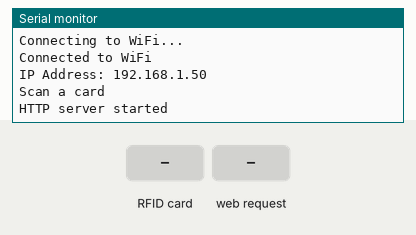
Simulated run of this sketch. Board: ESP32. On the bench: the last lines printed to the serial monitor. Inputs (shaded band) come from the test bench. WiFi joins after 1.5 s; servers stay silent unless stated.

Above: at 3.2 s.
3.3 s: RFID card DE AD BE 01 held to the reader
At 4.1 s:
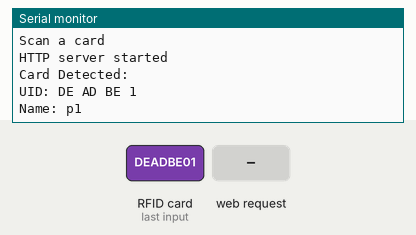
4.8 s: HTTP request GET / received
At 6.0 s:
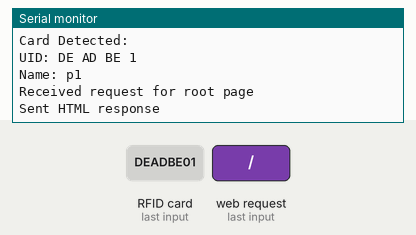
6.3 s: RFID card 5E 7A 19 C4 held to the reader
At 7.5 s:
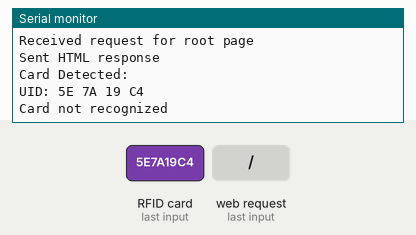
7.8 s: HTTP request GET /data received
At 8.6 s:
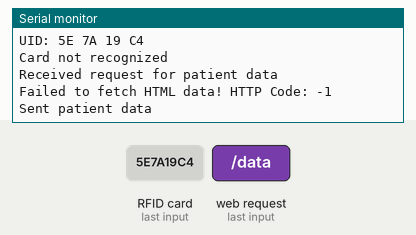

The sketch:

rfid_receiver_dashboard.ino
```cpp
#include <SPI.h>
#include <MFRC522.h>
#include <WiFi.h>
#include <HTTPClient.h>
#include <WebServer.h>
#include <ArduinoJson.h>

// Wi-Fi credentials
const char *ssid = "YOUR_WIFI_SSID";
const char *password = "YOUR_WIFI_PASSWORD";

// Server IP addresses
const char *serverIP1 = "192.168.0.10";  // IP for the first card
const char *serverIP2 = "192.168.0.20";  // IP for the second card

// Static IP configuration
IPAddress staticIP(192, 168, 0, 30);  // Static IP address for the ESP32
IPAddress gateway(192, 168, 0, 100);  // Gateway IP address (usually the router's IP)
IPAddress subnet(255, 255, 255, 0);   // Subnet mask
IPAddress dns(8, 8, 8, 8);            // DNS server (Google's public DNS)

// RFID pins
#define RST_PIN    22    // Reset pin connected to GPIO22
#define SS_PIN     21    // Slave Select (SDA) pin connected to GPIO21

// Create an instance of the MFRC522 class
MFRC522 mfrc522(SS_PIN, RST_PIN);

// Define the known card UID values
byte uid1[] = {0xDE, 0xAD, 0xBE, 0x01};  // Replace with Patient 1 RFID UID
byte uid2[] = {0xDE, 0xAD, 0xBE, 0x02};  // Replace with Patient 2 RFID UID

// Create a web server object on port 80
WebServer server(80);

// Global variable to store the last scanned card UID
byte lastCardUID[4] = {0};
byte lastCardUIDSize = 0;

// Function prototypes
bool compareUID(byte *uid1, byte *uid2, byte length);
void setLastCardUID(byte *uid, byte size);
const char* getServerIPForLastCard();
String fetchData(const char *serverIP);
String extractValueFromHTML(String html, String key);

void setup() {
  // Start the Serial Monitor
  Serial.begin(115200);

  // Configure static IP address
  if (!WiFi.config(staticIP, gateway, subnet, dns)) {
    Serial.println("Failed to configure static IP!");
  }

  // Connect to Wi-Fi
  WiFi.begin(ssid, password);
  while (WiFi.status() != WL_CONNECTED) {
    delay(1000);
    Serial.println("Connecting to WiFi...");
  }

  Serial.println("Connected to WiFi");
  Serial.print("IP Address: ");
  Serial.println(WiFi.localIP());

  // Initialize SPI and MFRC522
  SPI.begin();
  mfrc522.PCD_Init();
  Serial.println("Scan a card");

  // Define the route for the root web page
  server.on("/", HTTP_GET, []() {
    Serial.println("Received request for root page");

    // Serve the HTML page
    String htmlResponse = R"=====(
<!DOCTYPE html>
<html lang="en">
<head>
  <meta charset="UTF-8">
  <meta name="viewport" content="width=device-width, initial-scale=1.0">
  <title>Patient Data</title>
  <link href="https://cdn.jsdelivr.net/npm/bootstrap@5.3.0/dist/css/bootstrap.min.css" rel="stylesheet">
  <style>
    body {
      background-color: #f8f9fa;
      font-family: 'Arial', sans-serif;
    }
    .card {
      margin: 20px auto;
      max-width: 600px;
      box-shadow: 0 4px 8px rgba(0, 0, 0, 0.1);
    }
    .card-header {
      background-color: #007bff;
      color: white;
      font-size: 1.5rem;
    }
    .card-body {
      padding: 20px;
    }
    .data-item {
      margin-bottom: 10px;
      font-size: 1.1rem;
    }
  </style>
</head>
<body>
  <div class="card">
    <div class="card-header text-center">
      Patient Data
    </div>
    <div class="card-body" id="patient-data">
      <p class='text-center'>No card recognized. Please scan a valid card.</p>
    </div>
  </div>
  <script>
    function fetchData() {
      fetch('/data')
        .then(response => response.text())
        .then(data => {
          document.getElementById('patient-data').innerHTML = data;
        })
        .catch(error => console.error('Error fetching data:', error));
    }

    // Fetch data every 1 second
    setInterval(fetchData, 1000);
  </script>
</body>
</html>
)=====";

    // Send the HTML response to the client
    server.send(200, "text/html", htmlResponse);
    Serial.println("Sent HTML response");
  });

  // Define the route for fetching patient data
  server.on("/data", HTTP_GET, []() {
    Serial.println("Received request for patient data");

    // Fetch data based on the last scanned card
    const char *serverIP = getServerIPForLastCard();
    String data = fetchData(serverIP);

    // Send the data as the response
    server.send(200, "text/html", data);
    Serial.println("Sent patient data");
  });

  // Start the server
  server.begin();
  Serial.println("HTTP server started");
}

void loop() {
  // Handle client requests for the web server
  server.handleClient();

  // Check for RFID card
  if (mfrc522.PICC_IsNewCardPresent()) {
    if (mfrc522.PICC_ReadCardSerial()) {
      Serial.println("Card Detected:");
      Serial.print("UID: ");

      // Print the UID of the detected card
      for (byte i = 0; i < mfrc522.uid.size; i++) {
        Serial.print(mfrc522.uid.uidByte[i], HEX);
        Serial.print(" ");
      }
      Serial.println();

      // Check the UID and set the last card UID
      if (compareUID(mfrc522.uid.uidByte, uid1, sizeof(uid1))) {
        Serial.println("Name: p1");
        setLastCardUID(uid1, sizeof(uid1));
      } else if (compareUID(mfrc522.uid.uidByte, uid2, sizeof(uid2))) {
        Serial.println("Name: p2");
        setLastCardUID(uid2, sizeof(uid2));
      } else {
        Serial.println("Card not recognized");
      }

      mfrc522.PICC_HaltA();   // Halt the current card
      mfrc522.PCD_StopCrypto1();  // Stop encryption
    }
  }
}

// Function to compare two UID arrays
bool compareUID(byte *uid1, byte *uid2, byte length) {
  for (byte i = 0; i < length; i++) {
    if (uid1[i] != uid2[i]) {
      return false;
    }
  }
  return true;
}

// Function to set the last scanned card UID
void setLastCardUID(byte *uid, byte size) {
  memcpy(lastCardUID, uid, size);
  lastCardUIDSize = size;
}

// Function to get the server IP based on the last scanned card
const char* getServerIPForLastCard() {
  if (compareUID(lastCardUID, uid1, sizeof(uid1))) {
    return serverIP1;
  } else if (compareUID(lastCardUID, uid2, sizeof(uid2))) {
    return serverIP2;
  } else {
    return nullptr;  // No recognized card
  }
}

// Function to extract values from HTML
String extractValueFromHTML(String html, String key) {
  int startIndex = html.indexOf(key);
  if (startIndex == -1) {
    return ""; // Key not found
  }

  startIndex = html.indexOf(">", startIndex) + 1;
  int endIndex = html.indexOf("<", startIndex);
  return html.substring(startIndex, endIndex);
}

// Function to fetch data from the server
String fetchData(const char *serverIP) {
  if (serverIP == nullptr) {
    return "<p class='text-center'>No data available.</p>";
  }

  // Create an HTTP client
  HTTPClient http;

  // Fetch HTML response for static fields
  String htmlUrl = "http://" + String(serverIP) + "/";
  http.begin(htmlUrl);

  int httpCode = http.GET();  // Send the request

  // Check if the request was successful
  if (httpCode == HTTP_CODE_OK) {
    // Read the HTML response
    String htmlResponse = http.getString();
    Serial.println("Server HTML Response: " + htmlResponse); // Debug: Print server response

    // Extract static fields from HTML
    String name = extractValueFromHTML(htmlResponse, "Name:");
    String gender = extractValueFromHTML(htmlResponse, "Gender:");
    String age = extractValueFromHTML(htmlResponse, "Age:");
    String bloodType = extractValueFromHTML(htmlResponse, "Blood Type:");
    String disease = extractValueFromHTML(htmlResponse, "Health Status:");

    // Fetch JSON response for dynamic fields
    String jsonUrl = "http://" + String(serverIP) + "/data";
    http.begin(jsonUrl);

    httpCode = http.GET();  // Send the request

    if (httpCode == HTTP_CODE_OK) {
      // Read the JSON response
      String jsonResponse = http.getString();
      Serial.println("Server JSON Response: " + jsonResponse); // Debug: Print server response

      // Parse the JSON response
      StaticJsonDocument<200> doc;
      DeserializationError error = deserializeJson(doc, jsonResponse);

      if (error) {
        Serial.print("deserializeJson() failed: ");
        Serial.println(error.c_str());
        return "<p class='text-center'>Failed to parse JSON.</p>";
      }

      // Extract dynamic fields from JSON
      float temperature = doc["temperature"];
      int heartRate = doc["heartRate"];
      int spo2 = doc["spo2"];

      // Format the UID of the last scanned card
      String cardUID = "";
      for (byte i = 0; i < lastCardUIDSize; i++) {
        cardUID += String(lastCardUID[i], HEX);
        if (i < lastCardUIDSize - 1) {
          cardUID += ":";
        }
      }

      // Format the data into HTML
      String dataHtml = "<div class='data-item'><strong>Card UID:</strong> " + cardUID + "</div>";
      dataHtml += "<div class='data-item'><strong>Server IP:</strong> " + String(serverIP) + "</div>";
      dataHtml += "<div class='data-item'><strong>Name:</strong> " + name + "</div>";
      dataHtml += "<div class='data-item'><strong>Age:</strong> " + age + "</div>";
      dataHtml += "<div class='data-item'><strong>Gender:</strong> " + gender + "</div>";
      dataHtml += "<div class='data-item'><strong>Blood Type:</strong> " + bloodType + "</div>";
      dataHtml += "<div class='data-item'><strong>Vital Alert:</strong> " + disease + "</div>";
      dataHtml += "<div class='data-item'><strong>Temperature:</strong> " + String(temperature) + " °C</div>";
      dataHtml += "<div class='data-item'><strong>Heart Rate:</strong> " + String(heartRate) + " bpm</div>";
      dataHtml += "<div class='data-item'><strong>SpO2:</strong> " + String(spo2) + "%</div>";

      return dataHtml;
    } else {
      Serial.println("Failed to fetch JSON data! HTTP Code: " + String(httpCode));
      return "<p class='text-center'>Failed to fetch dynamic data.</p>";
    }
  } else {
    Serial.println("Failed to fetch HTML data! HTTP Code: " + String(httpCode));
    return "<p class='text-center'>Failed to fetch static data.</p>";
  }

  // Close the connection
  http.end();
}
```

Measured:
- after the input at 3.3 s, the serial monitor: prints a new line at once (image 1)
- after the input at 4.8 s, the serial monitor: prints a new line at once (image 2)
- after the input at 6.3 s, the serial monitor: prints a new line at once (image 3)
- after the input at 7.8 s, the serial monitor: prints a new line at once (image 4)
